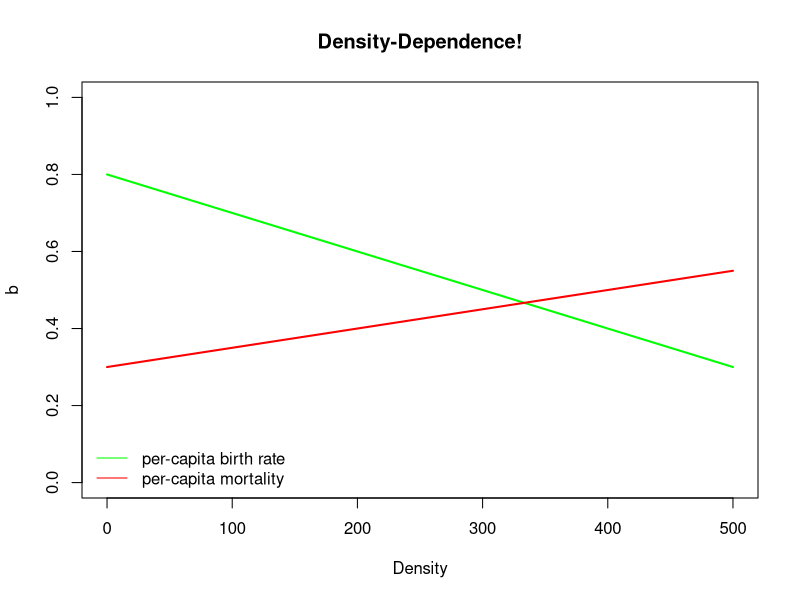

This figure's R source:
## ---- chunk 1
knitr::opts_chunk$set(echo = TRUE, cache = TRUE)
## ---- chunk 2
Density <- seq(0,500,1)  # create a sequence of numbers from 0 to 500, representing a range of population densities

## CONSTANTS

b_max <- 0.8  # maximum reproduction (at low densities)
d_min <- 0.3  # minimum mortality 

a <- 0.001    # D-D terms
c <- 0.0005

b <- b_max - a*Density
d <- d_min + c*Density

plot(Density,b,type="l",col="green",lwd=2,ylim=c(0,1),main="Density-Dependence!")
points(Density,d,type="l",col="red",lwd=2)
legend("bottomleft",col=c("green","red"),lty=c(1,1),legend=c("per-capita birth rate","per-capita mortality"),bty="n")

  
  
  
